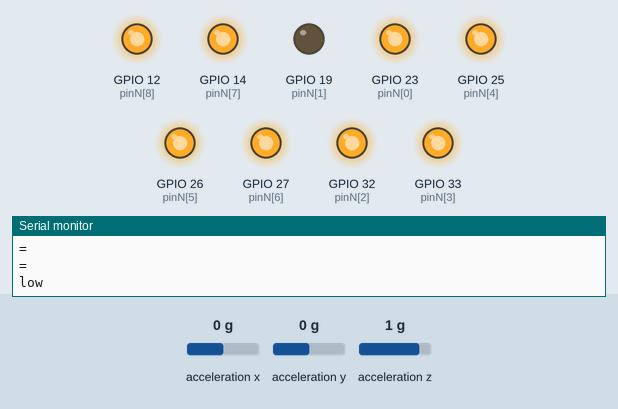
The sketch below on a simulated ESP32. Parts: output pins drawn as LEDs (lit = HIGH), the last lines printed to the serial monitor. Wiring (inferred from the names in the program): MMA8452 accelerometer at I2C address 0x1D. The inputs (shaded band) are chosen by the test bench; at power-on: acceleration y 0 g, acceleration z 1 g, acceleration x 0 g.

Above: at 1.8 s.
1.9 s: acceleration y set to -0.9 g
3.4 s: acceleration y set to -1.2 g
At 6.3 s:
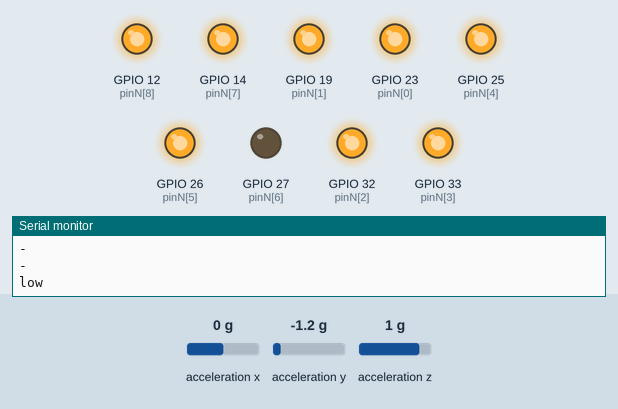
6.4 s: acceleration y set to -0.8 g
At 7.0 s:
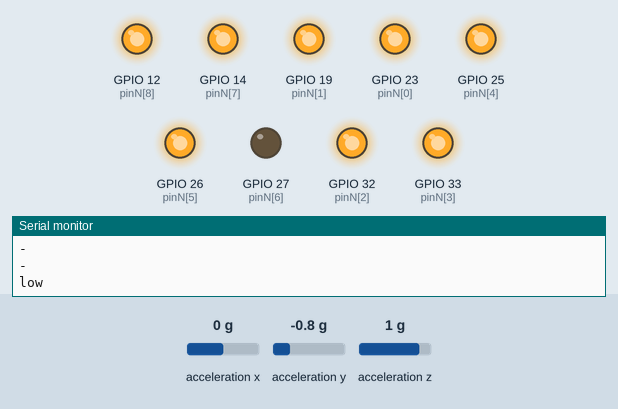
7.9 s: acceleration z set to 0.6 g
At 10.7 s:
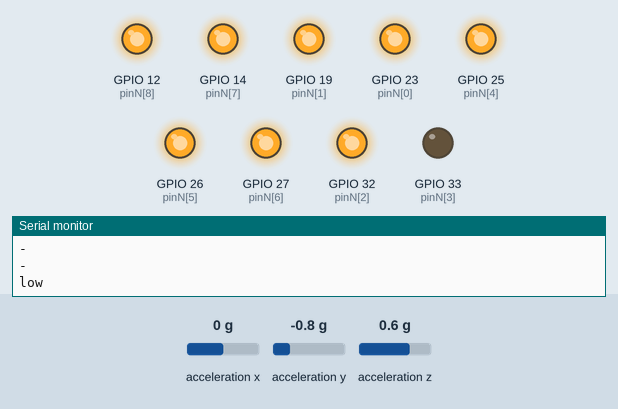
10.9 s: acceleration y set to -0.5 g
At 11.7 s:
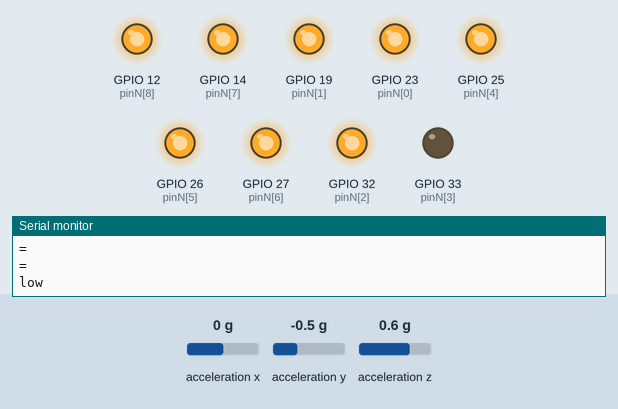
12.4 s: acceleration z set to -1.4 g
At 13.8 s:
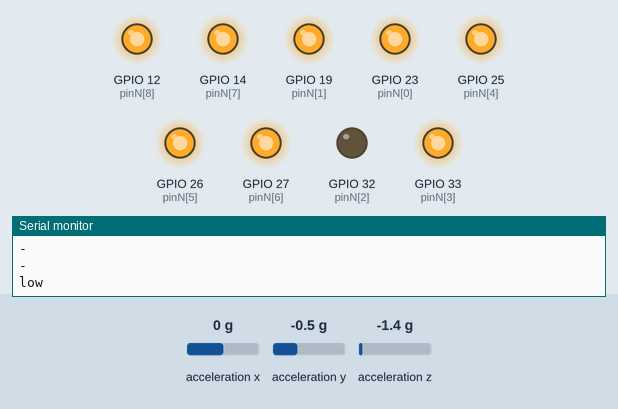
Timing chart, 0 to 16.4 s (numbered marks = the images above; inputs shaded):
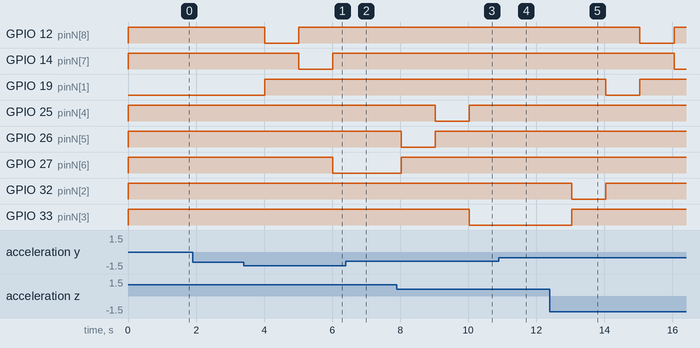

Measured:
- the behaviour switches between -1 and -1.1 g on acceleration y (found by bisection; images 0 and 1)
- the behaviour switches between 0.8 and 0.7 g on acceleration z (found by bisection; images 2 and 3)
- after the input at 3.4 s, GPIO 12 (pinN[8]): HIGH → LOW after 0.61 s, → HIGH 1.0 s later; GPIO 14 (pinN[7]): HIGH → LOW after 1.6 s, → HIGH 1.0 s later; GPIO 19 (pinN[1]): LOW → HIGH after 0.61 s; GPIO 27 (pinN[6]): HIGH → LOW after 2.6 s
- after the input at 6.4 s, GPIO 26 (pinN[5]): stays HIGH (without the input it goes to LOW after 0.62 s); GPIO 27 (pinN[6]): stays LOW (without the input it goes to HIGH after 0.62 s)
- after the input at 7.9 s, GPIO 25 (pinN[4]): HIGH → LOW after 1.1 s, → HIGH 1.0 s later; GPIO 26 (pinN[5]): HIGH → LOW after 0.13 s, → HIGH 1.0 s later; GPIO 27 (pinN[6]): LOW → HIGH after 0.13 s; GPIO 33 (pinN[3]): HIGH → LOW after 2.1 s
- after the input at 10.9 s, GPIO 19 (pinN[1]): stays HIGH (without the input it goes to LOW after 1.1 s); GPIO 32 (pinN[2]): stays HIGH (without the input it goes to LOW after 0.13 s); GPIO 33 (pinN[3]): stays LOW (without the input it goes to HIGH after 0.13 s)
- after the input at 12.4 s, GPIO 12 (pinN[8]): HIGH → LOW after 2.6 s, → HIGH 1.0 s later; GPIO 14 (pinN[7]): HIGH → LOW after 3.6 s; GPIO 19 (pinN[1]): HIGH → LOW after 1.6 s, → HIGH 1.0 s later; GPIO 32 (pinN[2]): HIGH → LOW after 0.64 s, → HIGH 1.0 s later; GPIO 33 (pinN[3]): LOW → HIGH after 0.64 s

The sketch:

angle.ino
```cpp
/*
 * 2022.09.15(Thu) 谷作
 * GPIO21：SDA　
 * GPIO22：SCL
 */

#include <Wire.h>
#define MMA8452_ADRS 0x1D
#define OUT_X_MSB 0x01
#define XYZ_DATA_CFG  0x0E
#define CTRL_REG1 0x2A
#define CTRL_REG1_ACTV_BIT  0x01
#define G_SCALE 8     // range

byte tmp;
byte buf[7];
int pinN[9]={23, 19, 32, 33, 25, 26, 27, 14, 12};   // 配列の0番目にプラス側（プラスピン）　、配列の1~8番目にマイナス側（マイナスピン）のマトリックスのピンをつける
int num = 1;        // 光らせたい所の番号

int angle(void){
  int16_t axRaw, ayRaw, azRaw;
  double roll, pitch;

  // MMA8452の内部レジスタにある測定値を読み込み
  ReadByteArray(0x00, 7, buf);
  // Serial.print("Status:"); Serial.println(buf[0], HEX);
  // Serial.print(buf[1], HEX); Serial.print(" "); Serial.print(buf[2], HEX); Serial.print("\t");
  // Serial.print(buf[3], HEX); Serial.print(" "); Serial.print(buf[4], HEX); Serial.print("\t");
  // Serial.print(buf[5], HEX); Serial.print(" "); Serial.print(buf[6], HEX); Serial.print("\t");

  axRaw= (buf[1] << 8 | buf[2]) >> 4;
  ayRaw= (buf[3] << 8 | buf[4]) >> 4;
  azRaw= (buf[5] << 8 | buf[6]) >> 4;

  if(axRaw > 2047)
    axRaw -= 4096;
  if(ayRaw > 2047)
    ayRaw -= 4096;
  if(azRaw > 2047)
    azRaw -= 4096;

  roll  = atan2(ayRaw, azRaw) * RAD_TO_DEG;
  // pitch = atan(-axRaw / sqrt(ayRaw * ayRaw + azRaw * azRaw)) * RAD_TO_DEG;
  //Serial.print(roll);  Serial.print(",");
  //Serial.print(pitch);  Serial.println("");

  if(roll > 45 && roll <= 180){
    Serial.print("+\n");
    return 1;
  }else if(roll < -45 && roll >= -180){
    Serial.print("-\n");
    return -1;
  }else{
    Serial.print("=\n");
    return 0;
  }

}
void low(int x){
  Serial.println("low");
  for(int i=1; i<9; i++){
    if(i!=x){                       // 光らせたい場所以外のマイナスピンをHIGHにする
      digitalWrite(pinN[i], HIGH);
    }else{
      digitalWrite(pinN[i], LOW);
    }
  }
}

void setup() {
  // put your setup code here, to run once:
  Serial.begin(115200);
  Wire.setClock(400000);
  Wire.begin();

  //加速度センサー
  // MMA8452の内部レジスタを設定
  tmp = ReadByte(CTRL_REG1);
  WriteByte(CTRL_REG1, tmp &~(CTRL_REG1_ACTV_BIT)); // stanby mode
  WriteByte(XYZ_DATA_CFG,(G_SCALE >> 2) ); //range ±8
  tmp = ReadByte(CTRL_REG1);
  WriteByte(CTRL_REG1, tmp | CTRL_REG1_ACTV_BIT | 0x00);   // active mode 他
  tmp = ReadByte(0x0D); // who am i
  Serial.println(tmp, HEX); // 0x2A

  for(int i=0; i< 9; i++){
    pinMode(pinN[i], OUTPUT);
    digitalWrite(pinN[i], HIGH); //pinの設定
  }
}

void loop() {
  // put your main code here, to run repeatedly:
  low(num);                       // 光るべきもの以外は、消灯
  delay(1000);                    // 要らないのでは？
  num+=angle();
  if(angle()==1 && num > 8){
    num=1;
  }else if(angle()==-1 && num < 1){
    num=8;

  }
}
void ReadByteArray(byte adrs, int datlen, byte *dest)
{
  int i;
  Wire.beginTransmission(MMA8452_ADRS);
  Wire.write(adrs);
  Wire.endTransmission(false);
  Wire.requestFrom(MMA8452_ADRS, datlen);
  while(Wire.available() < datlen);
  for(int i = 0 ; i < datlen ; i++){
    dest[i] = Wire.read();
  }
}

byte ReadByte(byte adrs)
{
  Wire.beginTransmission(MMA8452_ADRS);
  Wire.write(adrs);
  Wire.endTransmission(false);
  Wire.requestFrom(MMA8452_ADRS, 1);
  while(!Wire.available());
  return(Wire.read());
}

void WriteByte(byte adrs, byte dat)
{
  Wire.beginTransmission(MMA8452_ADRS);
  Wire.write(adrs);
  Wire.write(dat);
  Wire.endTransmission();
}
```
